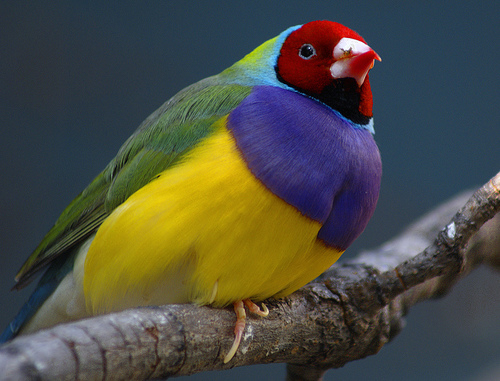
#> input picture MP03-TachAnhMauRGBSangAnhMucXam/bird_small.jpg, 500 x 381 px, given in place of lenu.jpg, which was not available
$ python MP11-12.py
#> lines starting #> are read from the running program, lines starting #| are printed output that depends on the picture; pictures that were not available may be replaced by others from this repository, and a replacement may not be noted
import cv2                  # Sử dụng thư viện xử lý ảnh OpenCV
import numpy as np          # Thư viện toán học, đặc biệt là các tính toán ma trận
from skimage.exposure import rescale_intensity

# Khai báo đường dẫn file hình
filehinh = r'C:\Users\DELL\Pictures\Screenshots\lenu.jpg'
# r'string' means raw string. With it, Python can interpret '\' as a literal backslash.

# Đọc ảnh màu dùng thư viện OpenCV
img = cv2.imread(filehinh,1)
#> img is the input picture: shape (381, 500, 3); mean B, G, R 67, 76.7, 76
#> the answer given: 3


'_________________________________________________Hàm tính tích chập_________________________________________________________'
def convolve(img, kernel):
    # Lấy kích thước ảnh và mask
    img_height, img_width = img.shape[:2]
#> img_height = 381; img_width = 500
    kernel_height, kernel_width = kernel.shape[:2]
    # Tạo ma trận để lưu kết quả tích chập
    output = np.zeros((img_height, img_width),dtype = "float32")
    # Tính toán kích thước đường viền, // là phép chia lấy phần nguyên
    pad = (kernel_width - 1) // 2
    # Phương thức copyMakeBorder dùng để tạo phần viền xung quanh hình
    # Parameters: (source, top, bottom, left, right, borderType, value)
    # borderType chọn cv2.BORDER_REPLICATE để lặp lại giá trị trước
    img = cv2.copyMakeBorder(img, pad, pad, pad, pad, cv2.BORDER_REPLICATE)
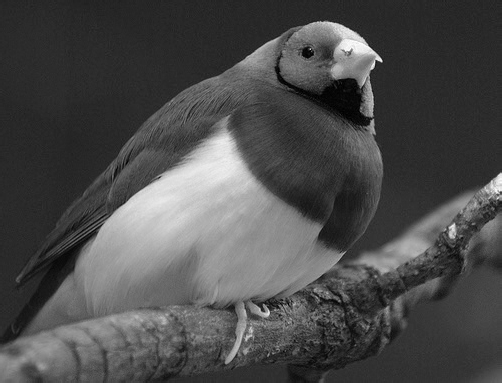
#> img: shape (383, 502); min 0, max 255, mean 75.7

    # Dùng 2 vòng lặp for để quét từng điểm ảnh từ trái sang phải, từ trên xuống dưới
    for y in np.arange(pad, img_height + pad):
        for x in np.arange(pad, img_width + pad):
            # Tạo ma trận con (region of interest) gồm các điểm ảnh xung quanh 1 điểm ảnh trung tâm
            ROI = img[y - pad: y + pad + 1, x - pad: x + pad + 1]
            # Thực hiện phép nhân tích chập (Convolution)
            val = (ROI * kernel).sum()
            # Gán giá trị tích chập vào 1 ảnh mới

            output[y - pad, x - pad] = val


    # scale lại các giá trị trong ma trận output bằng hàm rescale_intensity
    # Parameters: (image, in_range='image', out_range='dtype')
    # in_range: khoảng giá trị của ma trận đầu vào, mặc định là min max của image
    # out_range: khoảng giá trị của ma trận đầu ra, mặc định là khoảng giá trị của kiểu dữ liệu được chọn
    output = rescale_intensity(output, in_range=(0, 255), out_range = (0, 255))
    output = output.astype("uint8")
	# Trả kết quả đã tính
    return output
'___________________________________________________________________________________________________________________________'

'___________________________________________________________Hàm làm nét ảnh và mượt ảnh____________________________________________________'
def ColorImageSpatialFiltering(img,mask_number):
    # Tạo mask để thực hiện tích chập
    Laplacian = np.array([[0, 1, 0],
                        [1, -4, 1],
                        [0, 1, 0]])

    Sharpen = np.array([[0, -1, 0],
                        [-1, 5, -1],
                        [0, -1, 0]])

    Sharpen_diagonal = np.array([[-1, -1, -1],
                                [-1, 9, -1],
                                [-1, -1, -1]])

    if mask_number == 0:
        mask = Laplacian
    elif mask_number == 1:
        mask = Sharpen
    elif mask_number == 2:
        mask = Sharpen_diagonal
    else:
        Blur = np.ones((mask_number, mask_number))/(mask_number*mask_number)
        mask = Blur
    height, width = img.shape[:2]
    Filtered_img = np.zeros((height, width, 3), np.uint8)
    Filtered_img [:,:,2] = convolve(img[:,:,2], mask)
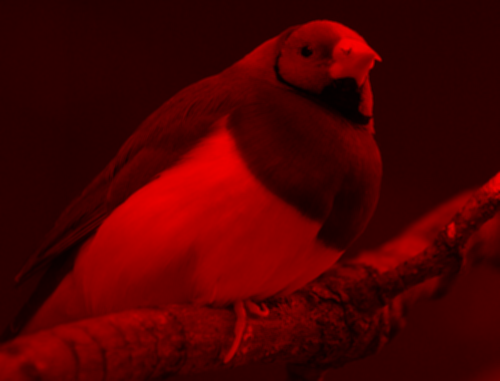
#> Filtered_img: shape (381, 500, 3); mean B, G, R 0, 0, 75.5
    Filtered_img [:,:,1] = convolve(img[:,:,1], mask)
#> in convolve (call 2), `img = cv2.copyMakeBorder(img, pad, pad, pad, pad, cv2.BORDER_REPLICATE)`:
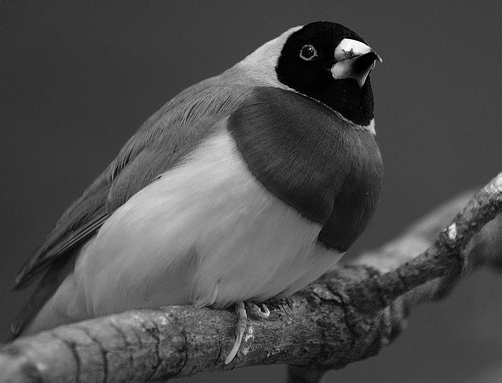
#> img: shape (383, 502); min 0, max 255, mean 76.6
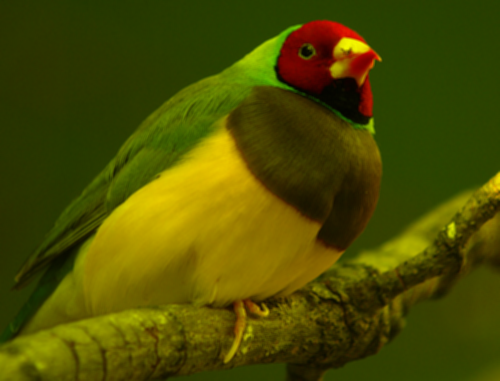
#> Filtered_img: shape (381, 500, 3); mean B, G, R 0, 76.3, 75.5
    Filtered_img [:,:,0] = convolve(img[:,:,0], mask)
#> in convolve (call 3), `img = cv2.copyMakeBorder(img, pad, pad, pad, pad, cv2.BORDER_REPLICATE)`:
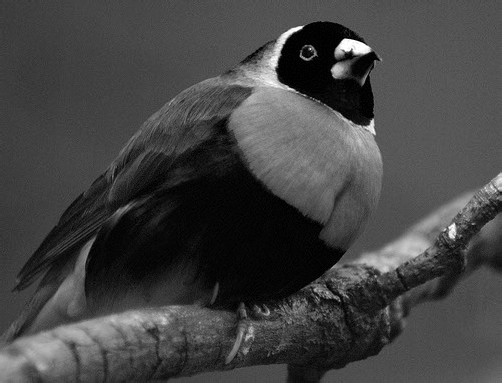
#> img: shape (383, 502); min 0, max 255, mean 67.1
#> (printed output is left out)

    # Trả về hình đã làm nét
    return Filtered_img

'_____________________________________________________________________________________'


while 1:
    print("0: mask laplacian\n1: mask chỉ xét 4 điểm ảnh trên, dưới, trái, phải\n2: mask xét cả 8 điểm ảnh xung quanh\n3 trở lên: làm mượt ảnh")
    mask_number = int(input("Chọn mask: "))
#> the answer given: 3
#> the answer given: 3
#> the answer given: 3
#> the answer given: 3
    filter_method = 'net '
    if mask_number >2:
        if mask_number % 2 == 0:
            mask_number -=1
        print("\tKích thước mask làm mượt là {}x{}".format(mask_number, mask_number))
        filter_method = 'muot'


#> (the run stopped early here; a loop or call above may not have finished)
